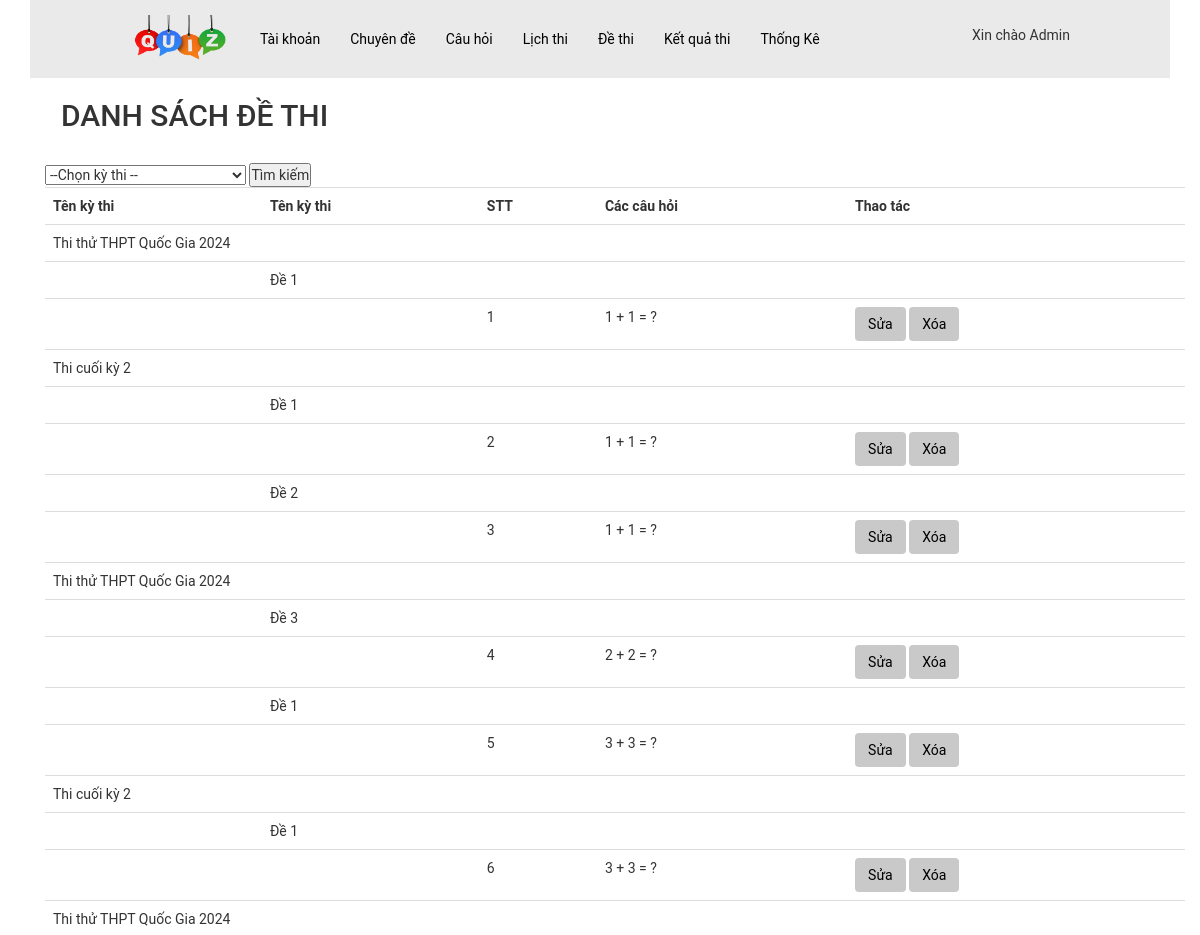
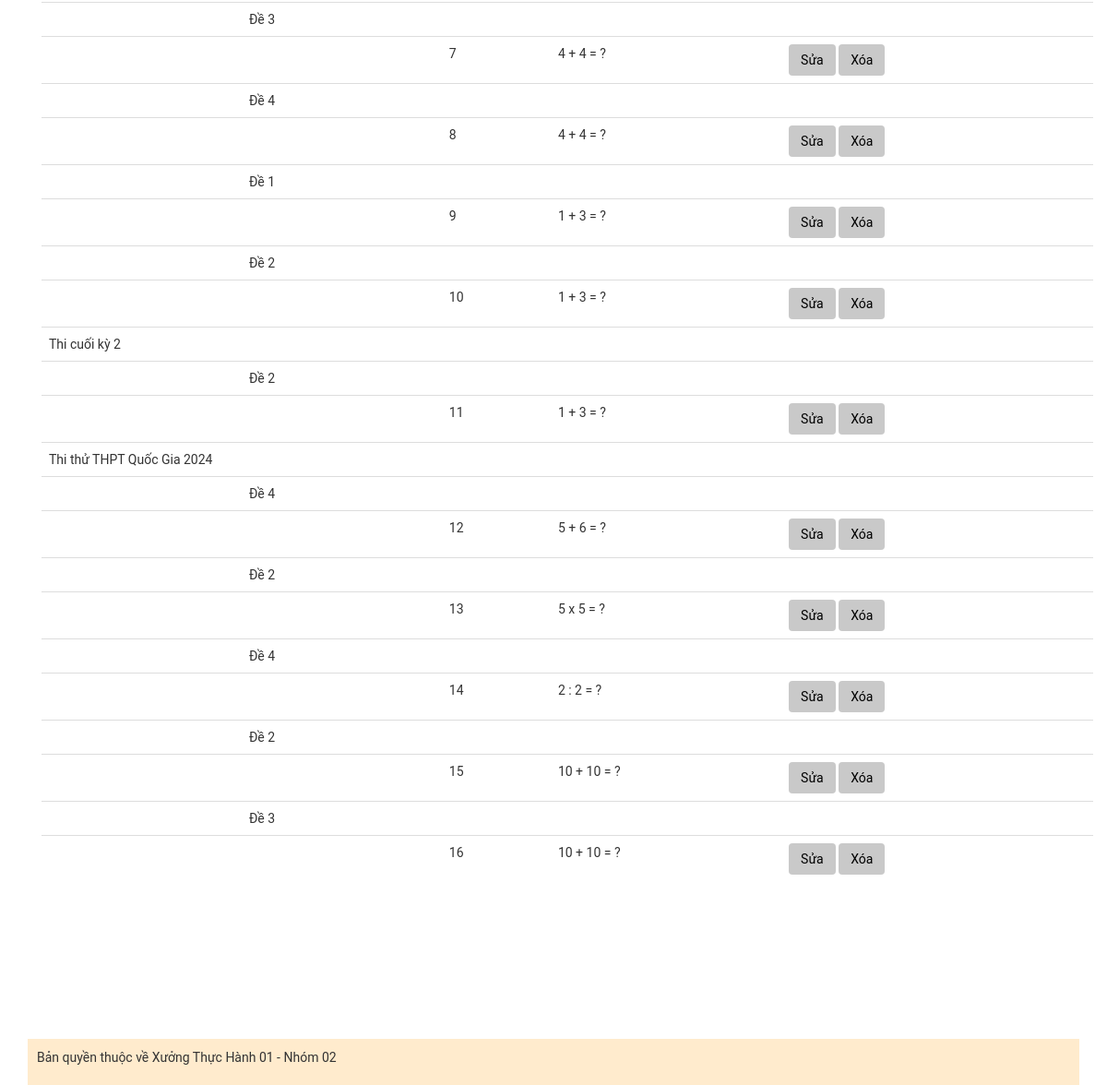
The app's page /admin/index.php?act=dsdt (signed in) with its own data (2 pictures, top to bottom).
### tables this page shows
CREATE TABLE `dethi_cauhoi` (
  `id` int NOT NULL,
  `id_dethi` int NOT NULL,
  `id_cauhoi` int NOT NULL
);

CREATE TABLE `lichthi` (
  `id` int NOT NULL,
  `name` varchar(255) NOT NULL COMMENT 'Tên lịch thi(tên kì thi)',
  `image_lt` varchar(255) DEFAULT NULL,
  `time_start` datetime NOT NULL COMMENT 'TG bắt đầu làm bài',
  `time_end` datetime NOT NULL COMMENT 'TG kết thúc làm bài',
  `time` int NOT NULL COMMENT 'TG làm bài (vd: 45p)',
  `so_de_thi` int NOT NULL COMMENT 'Số lượng đề thi'
);

CREATE TABLE `dethi` (
  `id` int NOT NULL,
  `ten_de` varchar(255) NOT NULL,
  `id_lichthi` int NOT NULL
);

CREATE TABLE `cauhoi` (
  `id_ch` int NOT NULL,
  `content` varchar(500) NOT NULL COMMENT 'Nội dung câu hỏi (Đề bài)',
  `image` varchar(50) DEFAULT NULL,
  `id_cd` int NOT NULL
);

### model/pdo.php (called while the page is built, shortened)
<?php
function pdo_get_connection(){
    $servername = "localhost";
    $username = "root";
    $password = "";
    try {
        $conn = new PDO("mysql:host=$servername;dbname=xuongth01_02", $username, $password);
        $conn->setAttribute(PDO::ATTR_ERRMODE, PDO::ERRMODE_EXCEPTION);
        return $conn;
    } catch(PDOException $e) {
        echo "Connection failed: " . $e->getMessage();
    }
}
function pdo_query($sql){
    $sql_args=array_slice(func_get_args(),1);
    try{
        $conn=pdo_get_connection();
        $stmt=$conn->prepare($sql);
        $stmt->execute($sql_args);
        $rows=$stmt->fetchAll();
        return $rows;
    }
    catch(PDOException $e){
        throw $e;
    }
    finally{
        unset($conn);
    }
}
?>

### model/dethi.php (called while the page is built, shortened)
<?php
function loadall_dethicauhoi($id_lichthi = null)
{
    $sql = "SELECT dethi_cauhoi.*,
    lichthi.name AS ten_kythi,
    lichthi.id AS id_lichthi,
    dethi.ten_de,
    dethi.id AS id_dethi,
    cauhoi.content AS ten_cauhoi
    FROM dethi_cauhoi
    JOIN dethi ON dethi.id = dethi_cauhoi.id_dethi
    JOIN lichthi ON lichthi.id = dethi.id_lichthi
    JOIN cauhoi ON cauhoi.id_ch = dethi_cauhoi.id_cauhoi
     ";
    $result = pdo_query($sql);
    return $result;
}

### admin/dethi/list-dethi.php (the view, shortened to what this page needs)
<div class="container">
    <nav class="navbar bg-body-tertiary">
        <div class="container-fluid">
            <h2>DANH SÁCH ĐỀ THI</h2>
        </div>
    </nav>
    <div>
        <div>
            <form action="?act=dsdt" method="post">
                <select name="id_lichthi" id="">
                    <option value="" hidden>--Chọn kỳ thi --</option>
                </select>
                <button type="submit" name="btnTimkiem">Tìm kiếm</button>
            </form>
        </div>
        <table class="table table_dsch">
            <tr>
                <th>Tên kỳ thi</th>
                <th>Tên kỳ thi</th>
                <th scope="col">STT</th>
                <th>Các câu hỏi</th>
                <th>Thao tác</th>
            </tr>
            <?php
            $previousTestId = null;
            $previousExamId = null;
            foreach ($dsdt as $key => $value) : extract($value) ?>
                <?php
                if ($id_lichthi != $previousExamId) {
                    echo "<tr><td colspan='5'>" . $ten_kythi . "</td></tr>";
                }
                if ($id_dethi  != $previousTestId) {
                    echo "<tr><td></td><td colspan='5'>" . $ten_de . "</td></tr>";
                }
                ?>
                <tr>
                    <td></td>
                    <td></td>
                    <td><?= $key + 1 ?></td>
                    <td><?= $ten_cauhoi . "</br>" ?></td>
                    <td>
                        <a class="btn" href="">Sửa</a>
                        <a class="btn" href="">Xóa</a>
                    </td>
                </tr>
                <?php
                $previousTestId = $id_dethi ;
                $previousExamId = $id_lichthi;
                ?>
            <?php endforeach; ?>
        </table>
    </div>
</div>

### assets/css/style_admin.css (style rules this page uses)
.container { margin: 0px auto; padding: 0px; }
* { padding: 0px; margin: 0px; font-family: roboto; }
.btn { background-color: #c9c9c9; padding: 10px; color: black; }
table.table.table_dsch { margin-left: 0px; }

### records on screen
dethi_cauhoi: lichthi.name "Thi thử THPT Quốc Gia 2024", id_dethi.ten_de "Đề 1", id_cauhoi.content "1 + 1 = ?"
dethi_cauhoi: lichthi.name "Thi cuối kỳ 2", id_dethi.ten_de "Đề 1", id_cauhoi.content "1 + 1 = ?"
dethi_cauhoi: id_dethi.ten_de "Đề 2", id_cauhoi.content "1 + 1 = ?"
dethi_cauhoi: lichthi.name "Thi thử THPT Quốc Gia 2024", id_dethi.ten_de "Đề 3", id_cauhoi.content "2 + 2 = ?"
dethi_cauhoi: id_dethi.ten_de "Đề 1", id_cauhoi.content "3 + 3 = ?"
dethi_cauhoi: lichthi.name "Thi cuối kỳ 2", id_dethi.ten_de "Đề 1", id_cauhoi.content "3 + 3 = ?"
dethi_cauhoi: lichthi.name "Thi thử THPT Quốc Gia 2024", id_dethi.ten_de "Đề 3", id_cauhoi.content "4 + 4 = ?"
dethi_cauhoi: id_dethi.ten_de "Đề 4", id_cauhoi.content "4 + 4 = ?"
dethi_cauhoi: id_dethi.ten_de "Đề 1", id_cauhoi.content "1 + 3 = ?"
dethi_cauhoi: id_dethi.ten_de "Đề 2", id_cauhoi.content "1 + 3 = ?"
dethi_cauhoi: lichthi.name "Thi cuối kỳ 2", id_dethi.ten_de "Đề 2", id_cauhoi.content "1 + 3 = ?"
dethi_cauhoi: lichthi.name "Thi thử THPT Quốc Gia 2024", id_dethi.ten_de "Đề 4", id_cauhoi.content "5 + 6 = ?"
dethi_cauhoi: id_dethi.ten_de "Đề 2", id_cauhoi.content "5 x 5 = ?"
dethi_cauhoi: id_dethi.ten_de "Đề 4", id_cauhoi.content "2 : 2 = ?"
dethi_cauhoi: id_dethi.ten_de "Đề 2", id_cauhoi.content "10 + 10 = ?"
dethi_cauhoi: id_dethi.ten_de "Đề 3", id_cauhoi.content "10 + 10 = ?"

### other values on screen
$_SESSION['user']['fullname'] "Admin"
